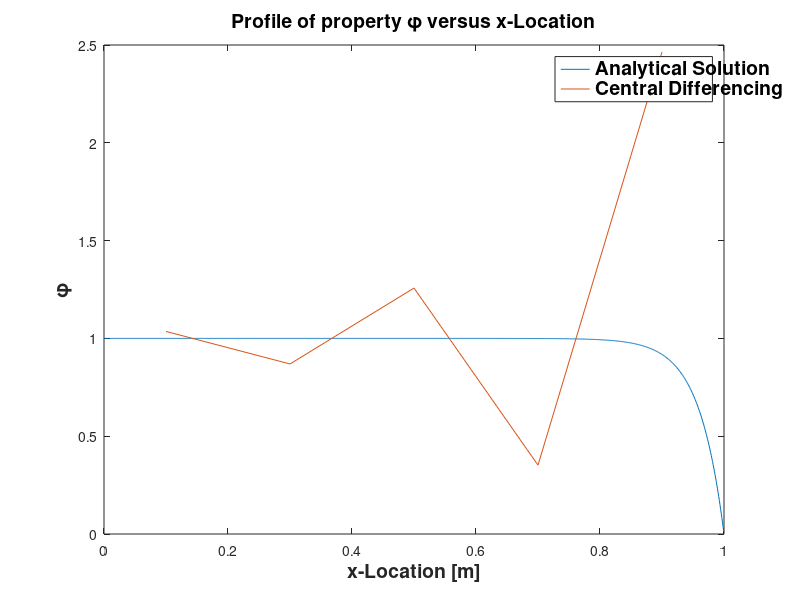

Here is the MATLAB script that generated this plot:
%PROJECT 3 - FINITE VOLUME 
%CONVECTION DIFFUSION EQUATION
%CENTRAL DIFFERENCE VERIFICATION - MESH REFINEMENT STUDY



clear;
clc;

%PARAMETERS
gamma = 0.1;                     %[kg/m*s]
u = 2.5;                         %[m/s]
rho = 1;                         %[kg/m^3]
L = 1;                           %[m]
phi_0 = 1;                       %BOUNDARY CONDITION AT x = 0
phi_L = 0;                       %BOUNDARY CONDITION AT x = L


%ANALYTICAL SOLUTION%%%%%%%%%%%%%%%%%%%%%%%%%%%%%%%%%%%%%%%%%%%%%%%%%%%%%%%
tic
N=1000
dx=L/N
x = dx/2;
PHI_A = zeros(N,1);
for i = 1:N;
    phi = ((exp((rho*u*x)/gamma)-1)/(exp((rho*u*L)/gamma)-1))*(phi_L-phi_0)+phi_0;
    PHI_A(i) = phi;
    x = x+dx;
end

X1 = (dx/2):dx:(L-(dx/2));
toc

%%%%%%%%%%%%%%%%%%%%%%%%%%%%%%%%%%%%%%%%%%%%%%%%%%%%%%%%%%%%%%%%%%%%%%%%%%%


%CENTRAL DIFFERENCING N=20%%%%%%%%%%%%%%%%%%%%%%%%%%%%%%%%%%%%%%%%%%%%%%%%%
%POPULATING THE [A] MATRIX
tic
N = 5;                          %NUMBER OF CELLS
dx = L/N;                        %DISCRETIZATION IN X
D = gamma/dx;                    %DIFFUSION COEFFICIENT 
F = rho*u;                       %CONVECTION COEFFICIENT



a_E = D - (F/2);                 %EAST NODE COEFFICIENT
a=zeros(N+1,1)
for i=1:N
    a(i)=a_E
end
a(N+1,1)=1

a_W = D + (F/2);                 %WEST NODE COEFFICIENT
a=zeros(N+1,1)
for i=1:N
    a(i)=a_E
end
a(N+1,1)=1

a_P = a_E + a_W;                 %CENTRAL NODE COEFFICIENT

A = zeros(N+2);
A((N/N),(N/N)) = 1;
A((N/N),((N/N)+1)) = 1;
A(N+2,N+2) = 1;
A(N+2,N+1) = 1;

for i = 2:(N+1);
    A(i,i-1) = -a_W;
    A(i,i) = a_P;
    A(i,i+1) = -a_E;
end

%POPULATING THE BOUNDARY CONDITION MATRIX [B]
B = zeros(N+2,1);
B((N/N),1) = 2*phi_0;
B((N+2),1) = 2*phi_L;

%SOLVING FOR phi MATRIX
C = (A^-1)*B;
PHI_cen = zeros(N,1);
 for i=1:N;
     PHI_cen(i) = C(i+1);
 end

X2 = (dx/2):dx:(L-(dx/2));

toc 

%%%%%%%%%%%%%%%%%%%%%%%%%%%%%%%%%%%%%%%%%%%%%%%%%%%%%%%%%%%%%%%%%%%%%%%%%%%









X = (dx/2):dx:(L-(dx/2));

fprintf('THE NUMBER OF NODES IS %d',N)

plot(X1,PHI_A,X2,PHI_cen)

xlabel('x-Location [m]')
ylabel('\phi')
title('Profile of property \phi versus x-Location')
legend('Analytical Solution','Central Differencing')



figureHandle = gcf;
% %# make all text in the figure to size 14 and bold
set(findall(figureHandle,'type','text'),'fontSize',14,'fontWeight','bold')


    